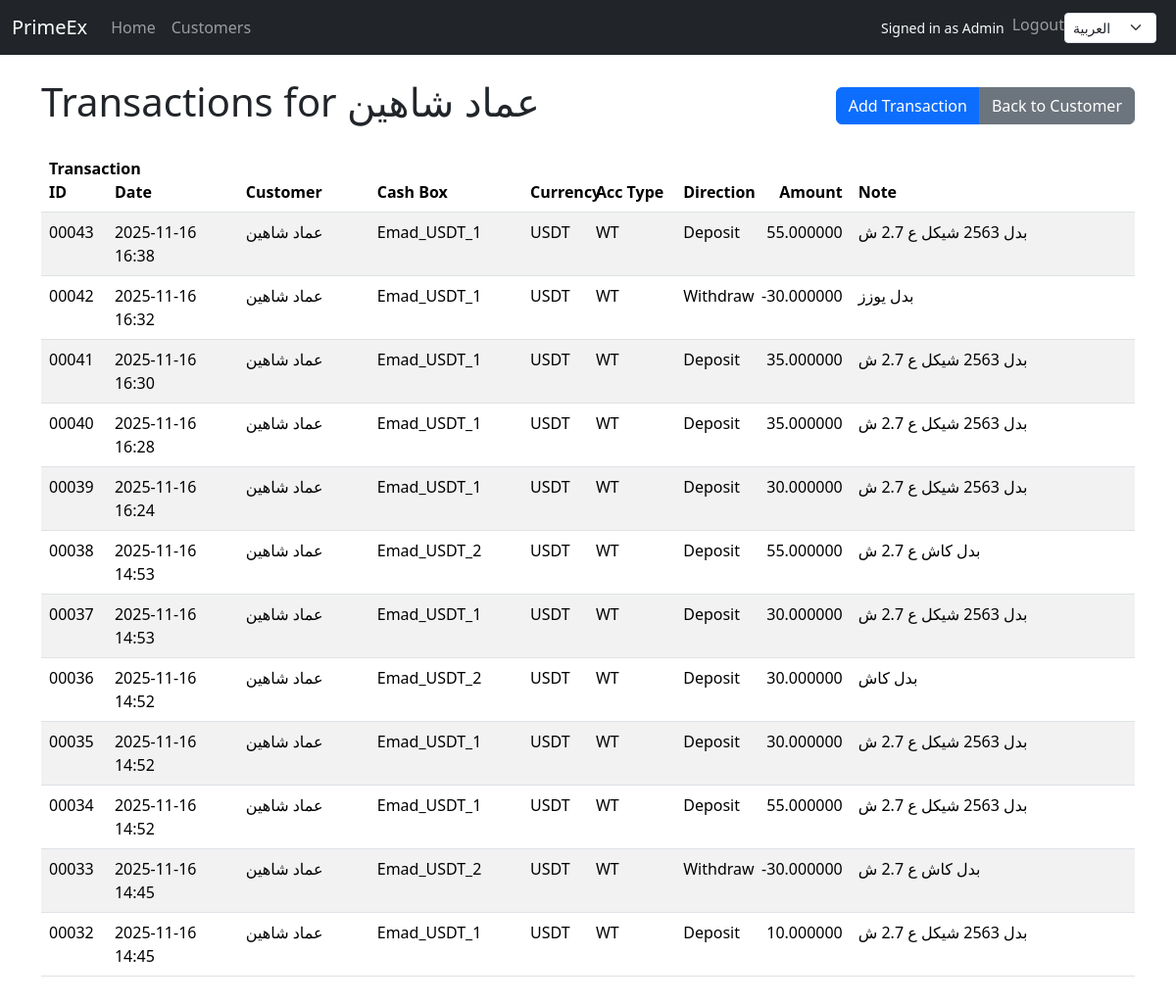
Screenshot of /en/customers/4/transactions/ (signed in) with the database file from the repository.
### cashbox/models.py (models this page shows, shortened)
class Transaction(models.Model):
    class Direction(models.TextChoices):
        DEPOSIT = "DEPOSIT", "Deposit"
        WITHDRAW = "WITHDRAW", "Withdraw"
    cashbox = models.ForeignKey(CashBox, on_delete=models.CASCADE, related_name="transactions")
    direction = models.CharField(max_length=8, choices=Direction.choices)
    amount = models.DecimalField(max_digits=18, decimal_places=6)
    note = models.CharField(max_length=255, blank=True)
    created_at = models.DateTimeField(auto_now_add=True)
    class Meta:
        ordering = ["-created_at"]
        indexes = [
            Index(fields=["cashbox", "created_at"]),
        ]
        constraints = [
            CheckConstraint(check=Q(amount__gt=0), name="amount_positive"),
        ]

class CashBox(models.Model):
    customer = models.ForeignKey(Customer, on_delete=models.CASCADE, related_name="cashboxes")
    currency = models.ForeignKey(Currency, on_delete=models.PROTECT)
    account_type = models.ForeignKey(AccountType, on_delete=models.PROTECT)
    name = models.CharField(max_length=100, blank=True, default="")
    created_at = models.DateTimeField(auto_now_add=True)
    class Meta:
        indexes = [
            Index(fields=["customer", "currency", "account_type"]),
        ]

class Customer(models.Model):
    name = models.CharField(max_length=200)
    phone = models.CharField(max_length=50, blank=True)
    created_at = models.DateTimeField(auto_now_add=True)

class Currency(models.Model):
    code = models.CharField(max_length=10, unique=True)
    name = models.CharField(max_length=50)
    symbol = models.CharField(max_length=10, blank=True)
    decimal_places = models.PositiveSmallIntegerField(default=2)
    is_active = models.BooleanField(default=True)

class AccountType(models.Model):
    code = models.CharField(max_length=20, unique=True)
    name = models.CharField(max_length=50)

### cashbox/views.py (the view)
# urls.py: path("customers/<int:pk>/transactions/", CustomerTransactionsView.as_view(), name="customer_transactions"),
class CustomerTransactionsView(LoginRequiredMixin, ListView):
    model = Transaction
    paginate_by = 50
    template_name = "cashbox/transactions_list.html"
    def get_queryset(self):
        self.customer = get_object_or_404(Customer, pk=self.kwargs["pk"])
        qs = (
            Transaction.objects.filter(cashbox__customer=self.customer)
            .select_related(
                "cashbox",
                "cashbox__customer",
                "cashbox__currency",
                "cashbox__account_type",
            )
            .order_by("-created_at", "-id")
        )
        return qs
    def get_context_data(self, **kwargs):
        ctx = super().get_context_data(**kwargs)
        ctx.update(
            {
                "scope": "customer",
                "customer": self.customer,
                "title": _("Transactions for %(name)s") % {"name": self.customer.name},
            }
        )
        return ctx

### cashbox/context_processors.py (called while the page is built)
def nav_customers(request):
    customers = Customer.objects.all().only("id", "name").order_by("name")
    return {"nav_customers": customers}

### templates/cashbox/transactions_list.html (shortened to what this page needs)
{% extends "base.html" %}
{% load i18n humanize %}
{% block content %}
<div class="d-flex justify-content-between align-items-center mb-3">
  <h1>{{ title }}</h1>
  <div class="btn-group">
    {% if perms.cashbox.add_transaction %}
      {% if scope == 'cashbox' %}
        <a class="btn btn-primary" href="{% url 'transaction_create' %}?cashbox={{ cashbox.id }}">{% trans "Add Transaction" %}</a>
      {% else %}
        <a class="btn btn-primary" href="{% url 'transaction_create' %}">{% trans "Add Transaction" %}</a>
      {% endif %}
    {% endif %}
    {% if scope == 'cashbox' %}
      <a class="btn btn-secondary" href="{% url 'customer_report' cashbox.customer.pk %}">{% trans "Back to Customer" %}</a>
    {% elif scope == 'customer' %}
      <a class="btn btn-secondary" href="{% url 'customer_report' customer.pk %}">{% trans "Back to Customer" %}</a>
    {% else %}
      <a class="btn btn-secondary" href="{% url 'dashboard' %}">{% trans "Back to Dashboard" %}</a>
    {% endif %}
  </div>
</div>
<div class="table-responsive">
  <table class="table table-striped" style="table-layout: fixed;">
    <colgroup>
      <col style="width:6%">
      <col style="width:12%">
      <col style="width:12%">
      <col style="width:14%">
      <col style="width:6%">
      <col style="width:8%">
      <col style="width:4%">
      <col style="width:12%">
      <col style="width:26%">
    </colgroup>
    <thead>
      <tr>
        <th>{% trans "Transaction ID" %}</th>
        <th>{% trans "Date" %}</th>
        <th>{% trans "Customer" %}</th>
        <th>{% trans "Cash Box" %}</th>
        <th>{% trans "Currency" %}</th>
        <th>{% trans "Acc Type" %}</th>
        <th>{% trans "Direction" %}</th>
        <th class="text-end">{% trans "Amount" %}</th>
        <th>{% trans "Note" %}</th>
      </tr>
    </thead>
    <tbody>
      {% for t in object_list %}
      <tr>
        <td>{{ t.id|stringformat:"05d" }}</td>
        <td>{{ t.created_at|date:"Y-m-d H:i" }}</td>
        <td>{{ t.cashbox.customer.name }}</td>
        <td>
          {% if t.cashbox.name %}
            {{ t.cashbox.name }}
          {% else %}
            {{ t.cashbox.currency.code }} - {{ t.cashbox.account_type.code }}
          {% endif %}
        </td>
        <td>{{ t.cashbox.currency.code }}</td>
        <td>{{ t.cashbox.account_type.code }}</td>
        <td>{{ t.get_direction_display }}</td>
        <td class="text-end">
          {% if t.direction == 'WITHDRAW' %}-{% endif %}{{ t.amount }}
        </td>
        <td style="word-wrap: break-word; white-space: pre-wrap; overflow-wrap: break-word;">{{ t.note }}</td>
      </tr>
      {% empty %}
      <tr><td colspan="9" class="text-center text-muted">{% trans "No transactions found." %}</td></tr>
      {% endfor %}
    </tbody>
  </table>
</div>
{% endblock %}

### templates/base.html (shortened to what this page needs)
<!doctype html>
<html lang="en" dir="ltr">
  <head>
    <link href="https://cdn.jsdelivr.net/npm/bootstrap@5.3.3/dist/css/bootstrap.min.css" rel="stylesheet">
  </head>
  <body>
    <nav class="navbar navbar-expand-lg navbar-dark bg-dark">
      <div class="container-fluid">
        <a class="navbar-brand" href="/">PrimeEx</a>
        <div class="collapse navbar-collapse" id="navbarNav">
          {% if request.user.is_authenticated %}
            <ul class="navbar-nav me-auto">
              <li class="nav-item">
                <a class="nav-link" href="{% url 'dashboard' %}">Home</a>
              </li>
              <li class="nav-item">
                <a class="nav-link" href="{% url 'customer_list' %}">Customers</a>
              </li>
            </ul>
          {% endif %}
          <ul class="navbar-nav ms-auto">
            {% if request.user.is_authenticated %}
            <li class="nav-item me-2 d-flex align-items-center text-light">
              <span class="small">Signed in as {{ request.user.username }}</span>
            </li>
            <li class="nav-item">
              <form method="post" action="{% url 'logout' %}" class="d-inline">
                <button type="submit" class="btn btn-link nav-link p-0">Logout</button>
              </form>
            </li>
            {% else %}
            <li class="nav-item">
              <a class="nav-link" href="{% url 'login' %}">Login</a>
            </li>
            {% endif %}
            <li class="nav-item">
              <form action="/i18n/setlang/" method="post" class="d-flex align-items-center">
                <select name="language" class="form-select form-select-sm me-2" onchange="this.form.submit()">
                  {% if LANGUAGE_CODE == 'en' %}
                    <option value="en" selected="selected">English</option>
                    <option value="ar">العربية</option>
                  {% else %}
                    <option value="ar" selected="selected">العربية</option>
                  {% endif %}
                </select>
              </form>
            </li>
          </ul>
        </div>
      </div>
    </nav>
    <main class="container py-4">
      {% block content %}{% endblock %}
    </main>
  </body>
  </html>

### rows the page displays
Transaction: id "00043", created_at "2025-11-16 16:38", cashbox.customer.name "عماد شاهين", cashbox.name "Emad_USDT_1", cashbox.currency.code "USDT", cashbox.account_type.code "WT", direction "Deposit", amount "55.000000", note "بدل 2563 شيكل ع 2.7 ش"
Transaction: id "00042", created_at "2025-11-16 16:32", cashbox.customer.name "عماد شاهين", cashbox.name "Emad_USDT_1", cashbox.currency.code "USDT", cashbox.account_type.code "WT", direction "Withdraw", amount "30.000000", note "بدل يوزز"
Transaction: id "00041", created_at "2025-11-16 16:30", cashbox.customer.name "عماد شاهين", cashbox.name "Emad_USDT_1", cashbox.currency.code "USDT", cashbox.account_type.code "WT", direction "Deposit", amount "35.000000", note "بدل 2563 شيكل ع 2.7 ش"
Transaction: id "00040", created_at "2025-11-16 16:28", cashbox.customer.name "عماد شاهين", cashbox.name "Emad_USDT_1", cashbox.currency.code "USDT", cashbox.account_type.code "WT", direction "Deposit", amount "35.000000", note "بدل 2563 شيكل ع 2.7 ش"
Transaction: id "00039", created_at "2025-11-16 16:24", cashbox.customer.name "عماد شاهين", cashbox.name "Emad_USDT_1", cashbox.currency.code "USDT", cashbox.account_type.code "WT", direction "Deposit", amount "30.000000", note "بدل 2563 شيكل ع 2.7 ش"
Transaction: id "00038", created_at "2025-11-16 14:53", cashbox.customer.name "عماد شاهين", cashbox.name "Emad_USDT_2", cashbox.currency.code "USDT", cashbox.account_type.code "WT", direction "Deposit", amount "55.000000", note "بدل كاش ع 2.7 ش"
Transaction: id "00037", created_at "2025-11-16 14:53", cashbox.customer.name "عماد شاهين", cashbox.name "Emad_USDT_1", cashbox.currency.code "USDT", cashbox.account_type.code "WT", direction "Deposit", amount "30.000000", note "بدل 2563 شيكل ع 2.7 ش"
Transaction: id "00036", created_at "2025-11-16 14:52", cashbox.customer.name "عماد شاهين", cashbox.name "Emad_USDT_2", cashbox.currency.code "USDT", cashbox.account_type.code "WT", direction "Deposit", amount "30.000000", note "بدل كاش"
Transaction: id "00035", created_at "2025-11-16 14:52", cashbox.customer.name "عماد شاهين", cashbox.name "Emad_USDT_1", cashbox.currency.code "USDT", cashbox.account_type.code "WT", direction "Deposit", amount "30.000000", note "بدل 2563 شيكل ع 2.7 ش"
Transaction: id "00034", created_at "2025-11-16 14:52", cashbox.customer.name "عماد شاهين", cashbox.name "Emad_USDT_1", cashbox.currency.code "USDT", cashbox.account_type.code "WT", direction "Deposit", amount "55.000000", note "بدل 2563 شيكل ع 2.7 ش"
Transaction: id "00033", created_at "2025-11-16 14:45", cashbox.customer.name "عماد شاهين", cashbox.name "Emad_USDT_2", cashbox.currency.code "USDT", cashbox.account_type.code "WT", direction "Withdraw", amount "30.000000", note "بدل كاش ع 2.7 ش"
Transaction: id "00032", created_at "2025-11-16 14:45", cashbox.customer.name "عماد شاهين", cashbox.name "Emad_USDT_1", cashbox.currency.code "USDT", cashbox.account_type.code "WT", direction "Deposit", amount "10.000000", note "بدل 2563 شيكل ع 2.7 ش"

### other values shown
{{ request.user.username }} "Admin"
{{ title }} "Transactions for عماد شاهين"
